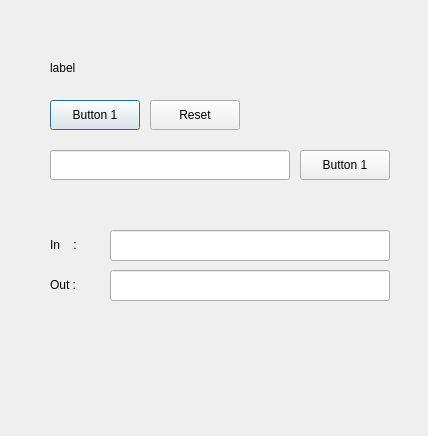
<?xml version="1.0" encoding="UTF-8"?>
<ui version="4.0">
 <class>Dialog</class>
 <widget class="QDialog" name="Dialog">
  <property name="geometry">
   <rect>
    <x>0</x>
    <y>0</y>
    <width>428</width>
    <height>436</height>
   </rect>
  </property>
  <property name="windowTitle">
   <string>Dialog</string>
  </property>
  <widget class="QLabel" name="label">
   <property name="geometry">
    <rect>
     <x>50</x>
     <y>60</y>
     <width>211</width>
     <height>16</height>
    </rect>
   </property>
   <property name="text">
    <string>label</string>
   </property>
  </widget>
  <widget class="QPushButton" name="pushButton_1">
   <property name="geometry">
    <rect>
     <x>50</x>
     <y>100</y>
     <width>90</width>
     <height>30</height>
    </rect>
   </property>
   <property name="text">
    <string>Button 1</string>
   </property>
  </widget>
  <widget class="QPushButton" name="pushButton_2">
   <property name="geometry">
    <rect>
     <x>150</x>
     <y>100</y>
     <width>90</width>
     <height>30</height>
    </rect>
   </property>
   <property name="text">
    <string>Reset</string>
   </property>
  </widget>
  <widget class="QLineEdit" name="lineEdit">
   <property name="geometry">
    <rect>
     <x>50</x>
     <y>150</y>
     <width>240</width>
     <height>30</height>
    </rect>
   </property>
  </widget>
  <widget class="QPushButton" name="pushButton_3">
   <property name="geometry">
    <rect>
     <x>300</x>
     <y>150</y>
     <width>90</width>
     <height>30</height>
    </rect>
   </property>
   <property name="text">
    <string>Button 1</string>
   </property>
  </widget>
  <widget class="QLineEdit" name="lineEdit_3">
   <property name="geometry">
    <rect>
     <x>110</x>
     <y>270</y>
     <width>280</width>
     <height>31</height>
    </rect>
   </property>
   <property name="readOnly">
    <bool>true</bool>
   </property>
  </widget>
  <widget class="QLineEdit" name="lineEdit_2">
   <property name="geometry">
    <rect>
     <x>110</x>
     <y>230</y>
     <width>280</width>
     <height>31</height>
    </rect>
   </property>
  </widget>
  <widget class="QLabel" name="label_2">
   <property name="geometry">
    <rect>
     <x>50</x>
     <y>230</y>
     <width>50</width>
     <height>30</height>
    </rect>
   </property>
   <property name="text">
    <string>In    :</string>
   </property>
  </widget>
  <widget class="QLabel" name="label_3">
   <property name="geometry">
    <rect>
     <x>50</x>
     <y>270</y>
     <width>50</width>
     <height>30</height>
    </rect>
   </property>
   <property name="text">
    <string>Out :</string>
   </property>
  </widget>
 </widget>
 <resources/>
 <connections/>
</ui>
